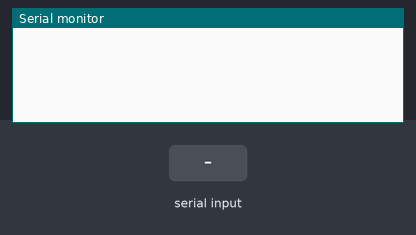
Recording of a sketch running on a simulated Arduino Uno, built with avr-gcc and run on an emulated ATmega328P. Shown: the last lines printed to the serial monitor. Inputs (shaded band) come from the test bench.

Above: at 1.2 s.
1.3 s: "X90\n" received over Serial
At 2.3 s:
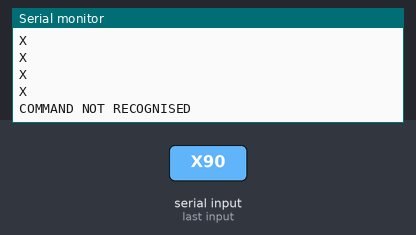
2.8 s: "X,45\n" received over Serial
At 4.0 s:
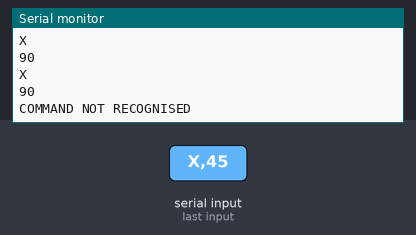
4.3 s: "X" received over Serial
At 5.5 s:
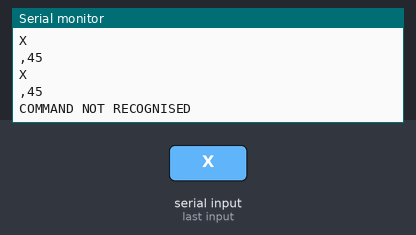

Measured:
- after the input at 1.3 s, the serial monitor: prints a new line at once (image 1)
- after the input at 2.8 s, the serial monitor: prints a new line at once (image 2)
- after the input at 4.3 s, the serial monitor: prints a new line at once (image 3)

The sketch:

serialParse.ino
```cpp
void setup() {
  // put your setup code here, to run once:
  Serial.begin(9600);

//  pinMode(3, OUTPUT); //example
}

String command;

void loop() {
  // put your main code here, to run repeatedly:
  if(Serial.available() > 0)
  {
    char c = Serial.read();

    if (c == 'X')
    {
      command += c;
      Serial.println("COMMAND SENT: " + command);
      parseCommand(command);
      command = "";
    }
    else
    {
      command += c;
    }
  }
}

void parseCommand(String com)
{
  String part1;
  String part2;

  //PINON 3
  //PINOFF 3

  String leftMotorSteps = com.substring(com.indexOf("L") + 1, com.indexOf("R"));
  String rightMotorSteps = com.substring(com.indexOf("R") + 1, com.indexOf("A"));
  String setServoAngle = com.substring(com.indexOf("A") + 1, com.indexOf("D"));
  String sprayDuration = com.substring(com.indexOf("D") + 1, com.indexOf("B"));
  String rtnServoAngle = com.substring(com.indexOf("B") + 1, com.indexOf("X"));

  Serial.println(leftMotorSteps);
  Serial.println(rightMotorSteps);
  Serial.println(setServoAngle);
  Serial.println(sprayDuration);
  Serial.println(rtnServoAngle);

  if(part1.equalsIgnoreCase("pinon"))
  {
    int pin = part2.toInt();
    //do  sotmething digitalWrite(pin, HIGH)
    Serial.println("PIN ON");

  }
  else if(part1.equalsIgnoreCase("pinoff"))
  {
    int pin = part2.toInt();
    //do  sotmething digitalWrite(pin, HIGH)
    Serial.println("PIN OFF");
  }
  else
  {
    Serial.println("COMMAND NOT RECOGNISED");
  }
}
```
